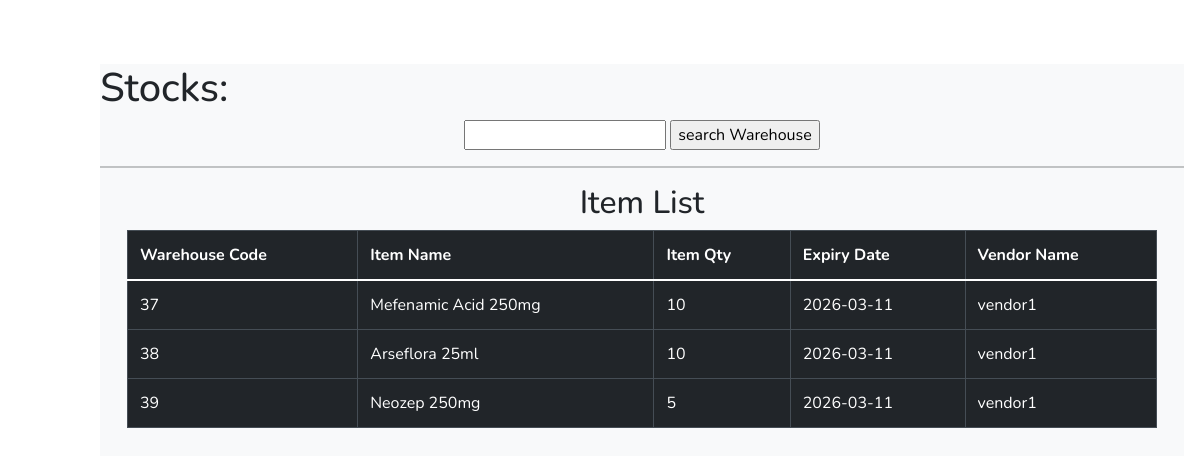
Before: /pages/user/user_rdu_view_stock.php with the older database file.
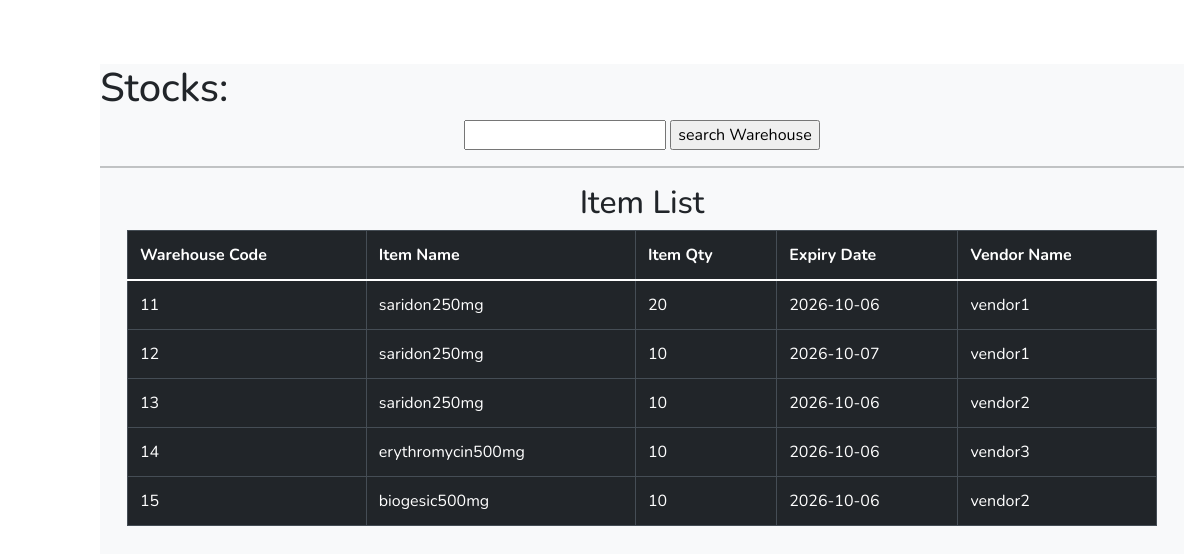
After: the same page with the newer database file.
### tables this page shows
CREATE TABLE `warehouse` (
  `warehouse_code` int(11) NOT NULL,
  `item_name` varchar(50) NOT NULL,
  `item_qty` int(11) NOT NULL,
  `expiry_date` date NOT NULL,
  `vendor_name` varchar(255) NOT NULL
);

### pages/user/user_rdu_view_stock.php (the view, shortened to what this page needs)
<!DOCTYPE html>
<html lang="en">
<head>
    <?php include "user_ham.php";?>
    <div class="height-100 bg-light">
<h1>Stocks:</h1>
<center>
<form method='GET' action='user_search_item.php'>
    <input type='text' name='search'>
    <input type='submit' name='submit' value='search Warehouse'>
</form>
</center>
<hr />
  <div class='container'>
            <div class='row'>
<?php
$data= "SELECT * FROM warehouse";
$result = mysqli_query($conn, $data);
if(mysqli_num_rows($result)> 0){
    echo"<h2><center>Item List</center></h2>
    <section class='intro'>
        <div class='gradient-custom-2 h-100'>
            <div class='mask d-flex align-items-center h-100'>
                <div class='container'>
                    <div class='row justify-content-center'>
                        <div class='col-12'>
                            <div class='table-responsive'>
                                <table class='table table-dark table-bordered mb-0'>
                                    <thead>
                                        <tr>
                                            <th scope='col'>Warehouse Code</th>
                                            <th scope='col'>Item Name</th>
                                            <th scope='col'>Item Qty</th>
                                            <th scope='col'>Expiry Date</th>
                                            <th scope='col'>Vendor Name</th>
                                        </tr>
                                    </thead>
                                    <tbody>";
    while($row=mysqli_fetch_assoc($result)){
        $warehouse_code=$row['warehouse_code'];
        $item_name_warehouse=$row['item_name'];
        $item_qty=$row['item_qty'];
        $expiry_date=$row['expiry_date'];
        $vendor_name=$row['vendor_name'];
        echo "<tr>";
                                            echo "<td>" . $warehouse_code. "</td>";
                                            echo "<td>" .$item_name_warehouse . "</td>";
                                            echo "<td>" .$item_qty . "</td>";
                                            echo "<td>" . $expiry_date . "</td>";
                                            echo "<td>" . $vendor_name . "</td>";
                                            echo "</tr>";
    }
    echo"</tbody>
                                </table>
                            </div>
                        </div>
                    </div>
                </div>
            </div>
        </div>
    </section>
    <br/>
        ";
}else{
    echo"Database is EMPTY";
}
?>
                            </div>
                        </div>
                    </div>
    <br/>
</body>
</html>

### pages/user/user_ham.php (shortened to what this page needs)
    <link rel="stylesheet" href="https://code.jquery.com/ui/1.13.2/themes/base/jquery-ui.css">
   <link rel="stylesheet" href="https://cdn.jsdelivr.net/npm/bootstrap@5.0.0-beta1/dist/css/bootstrap.min.css">
    <link rel="stylesheet" href="https://cdn.jsdelivr.net/npm/bootstrap@5.0.0-beta1/dist/js/bootstrap.bundle.min.js">
    <link rel="stylesheet" href="https://cdnjs.cloudflare.com/ajax/libs/jquery/3.2.1/jquery.min.js">
    <link rel="stylesheet" href="https://cdn.jsdelivr.net/npm/boxicons@latest/css/boxicons.min.css">
    <link href="https://cdn.jsdelivr.net/npm/select2@4.1.0-rc.0/dist/css/select2.min.css" rel="stylesheet" />
   <link rel="stylesheet" href="https://stackpath.bootstrapcdn.com/bootstrap/4.5.2/css/bootstrap.min.css">
   <link rel="stylesheet" href="https://cdn.jsdelivr.net/npm/sweetalert2@10"></link>
</head>

### pages/user/user_ham.php (style rules this page uses)
:root { --header-height: 3rem;--nav-width: 68px;--first-color: #4723D9;--first-color-light: #AFA5D9;--white-color: #F7F6FB;--body-font: 'Nunito', sans-serif;--normal-font-size: 1rem;--z-fixed: 100 }
*,::before,::after { box-sizing: border-box }
.height-100 { height:100vh }

Changed rows visible on the page:
removed warehouse: warehouse_code "37", item_name "Mefenamic Acid 250mg", item_qty "10", expiry_date "2026-03-11", vendor_name "vendor1"
removed warehouse: warehouse_code "38", item_name "Arseflora 25ml", item_qty "10", expiry_date "2026-03-11", vendor_name "vendor1"
removed warehouse: warehouse_code "39", item_name "Neozep 250mg", item_qty "5", expiry_date "2026-03-11", vendor_name "vendor1"
added warehouse: warehouse_code "11", item_name "saridon250mg", item_qty "20", expiry_date "2026-10-06", vendor_name "vendor1"
added warehouse: warehouse_code "12", item_name "saridon250mg", item_qty "10", expiry_date "2026-10-07", vendor_name "vendor1"
added warehouse: warehouse_code "13", item_name "saridon250mg", item_qty "10", expiry_date "2026-10-06", vendor_name "vendor2"
added warehouse: warehouse_code "14", item_name "erythromycin500mg", item_qty "10", expiry_date "2026-10-06", vendor_name "vendor3"
added warehouse: warehouse_code "15", item_name "biogesic500mg", item_qty "10", expiry_date "2026-10-06", vendor_name "vendor2"
